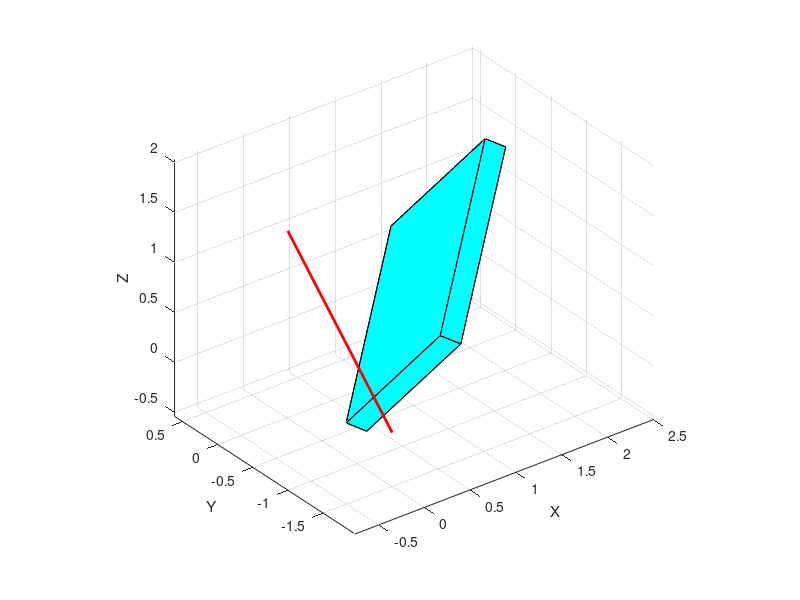

Write the MATLAB code that produced this figure.
% ----------------------------
% Let the XY plane be the horizontal plane
% ----------------------------


% Define the vertices of a rectangular plate with thickness
thickness = 0.2;
vertices = [-1 -1 -thickness/2; 1 -1 -thickness/2; 1 1 -thickness/2; -1 1 -thickness/2; 
            -1 -1 thickness/2; 1 -1 thickness/2; 1 1 thickness/2; -1 1 thickness/2];

% Define the faces of the plate
faces = [1 2 3 4; 5 6 7 8; 1 2 6 5; 2 3 7 6; 3 4 8 7; 4 1 5 8];

% Rotation angle (in degrees)
theta = 180; % Complete rotation

% Number of frames for animation
numFrames = 100;

% Define the point and direction of the rotation axis
axisPoint = [0, -1.5, 0];
axisDirection = [0, 1, 0.9004]; % Arbitrary direction vector (Polar axis elevation 42 degs )

% Normalize the direction vector
axisDirection = axisDirection / norm(axisDirection);

% Rotation matrix around an arbitrary axis
R_axis = @(theta) [...
    cosd(theta) + axisDirection(1)^2 * (1 - cosd(theta)), ...
    axisDirection(1) * axisDirection(2) * (1 - cosd(theta)) - axisDirection(3) * sind(theta), ...
    axisDirection(1) * axisDirection(3) * (1 - cosd(theta)) + axisDirection(2) * sind(theta); ...
    axisDirection(2) * axisDirection(1) * (1 - cosd(theta)) + axisDirection(3) * sind(theta), ...
    cosd(theta) + axisDirection(2)^2 * (1 - cosd(theta)), ...
    axisDirection(2) * axisDirection(3) * (1 - cosd(theta)) - axisDirection(1) * sind(theta); ...
    axisDirection(3) * axisDirection(1) * (1 - cosd(theta)) - axisDirection(2) * sind(theta), ...
    axisDirection(3) * axisDirection(2) * (1 - cosd(theta)) + axisDirection(1) * sind(theta), ...
    cosd(theta) + axisDirection(3)^2 * (1 - cosd(theta))];

% Create a figure
figure;
axis equal;
grid on;
xlabel('X');
ylabel('Y');
zlabel('Z');
view(3);

% Enable interactive rotation
rotate3d on;

% Plot the initial plate
patch('Vertices', vertices, 'Faces', faces, 'FaceColor', 'cyan');

% Plot the rotation axis
line([axisPoint(1) axisPoint(1) + axisDirection(1) * 2], ...
     [axisPoint(2) axisPoint(2) + axisDirection(2) * 2], ...
     [axisPoint(3) axisPoint(3) + axisDirection(3) * 2], 'Color', 'red', 'LineWidth', 2);

% Pause to visualize the initial state
pause(1);

% Animate the rotation
for i = 1:numFrames
    % Compute the rotation for the current frame
    currentTheta = 90 + theta * (i / numFrames);
    currentR_axis = R_axis(currentTheta);
    
    % Apply the rotation to the vertices with respect to the axis
    rotatedVertices = (currentR_axis * (vertices' - axisPoint') + axisPoint')';
    
    % Clear the previous plot
    cla;
    
    % Plot the rotated plate
    patch('Vertices', rotatedVertices, 'Faces', faces, 'FaceColor', 'cyan');
    
    % Plot the rotation axis
    line([axisPoint(1) axisPoint(1) + axisDirection(1) * 2], ...
         [axisPoint(2) axisPoint(2) + axisDirection(2) * 2], ...
         [axisPoint(3) axisPoint(3) + axisDirection(3) * 2], 'Color', 'red', 'LineWidth', 2);
    
    % Update the figure and allow interactive rotation
    drawnow;
    
    % Pause to create animation effect
    pause(0.05);
end
